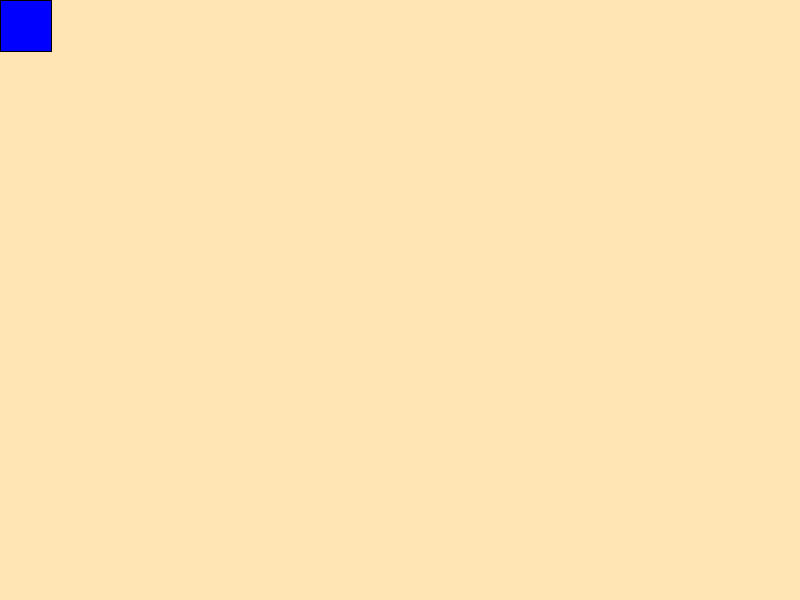
Frame 1 (no input)
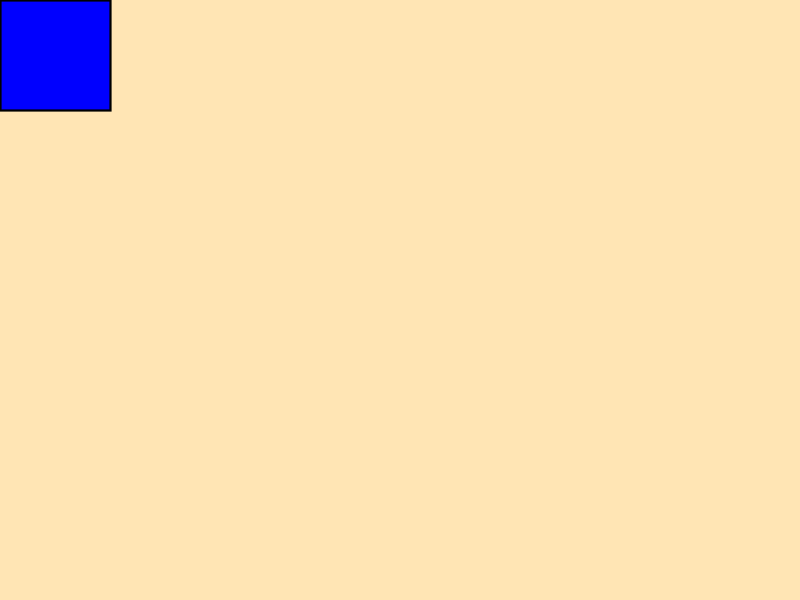
Frame 60 (the mouse pressed at the canvas centre just before this capture)
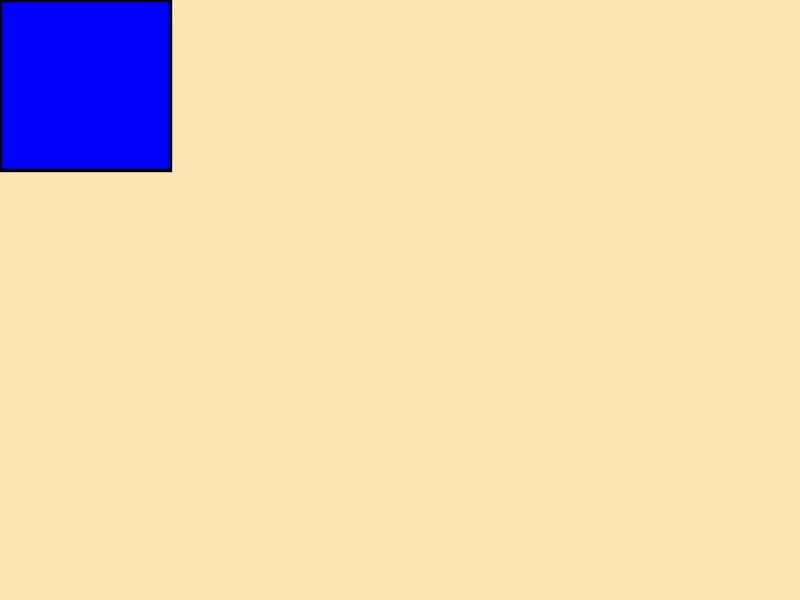
Frame 120 (the mouse held since frame 60 and released just before this capture)

The Processing sketch that drew these frames (run headless with seeded random() and noise(); from frame 60 on, the mouse is pressed at the canvas centre):

// Processing sketch: scale_example
// ── scale_example.pde
/*****************************************************
 *    name: scale_example
 *
 *    author: Carlos Delgado
 *    
 *    date:  September, 2014
 *
 *****************************************************/



public class Rectangle {
   public float x;
   public float y; 

   public float sc;
   
   
   private float w;
   private float h; 
   
   public Rectangle (float rhs_w, float rhs_h) {
     w = rhs_w;
     h = rhs_h;  
   }  
   
   public void draw () {
     pushMatrix();
     scale (sc);
     pushMatrix();
      fill (0,0,255);
      
      rect (0, 0, w, h); 


    popMatrix();
    popMatrix();
     
   }
  
}






Rectangle rec = new Rectangle (50, 50);


void setup() {
size(800, 600);
  rec.x =100;
  rec.y =200;
  
  rec .sc = 1.0;
}


void draw() {
   //clear ();
   background (255, 229, 180); // peach

  // change the position of rectangle.
  
  // for illustration purposes 
  rec.sc +=0.02;
  rec.draw ();



}
